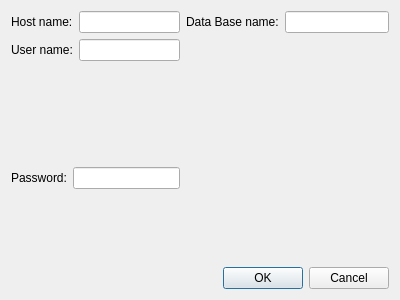
<?xml version="1.0" encoding="UTF-8"?>
<ui version="4.0">
 <class>DialogConnectionBDD</class>
 <widget class="QDialog" name="DialogConnectionBDD">
  <property name="geometry">
   <rect>
    <x>0</x>
    <y>0</y>
    <width>400</width>
    <height>300</height>
   </rect>
  </property>
  <property name="windowTitle">
   <string>Configurer Base de donnees</string>
  </property>
  <property name="modal">
   <bool>true</bool>
  </property>
  <layout class="QGridLayout" name="gridLayout">
   <item row="0" column="0" colspan="2">
    <layout class="QHBoxLayout" name="horizontalLayout">
     <item>
      <widget class="QLabel" name="label">
       <property name="text">
        <string>Host name:</string>
       </property>
      </widget>
     </item>
     <item>
      <widget class="QLineEdit" name="lineEdit_HostName"/>
     </item>
    </layout>
   </item>
   <item row="0" column="2">
    <layout class="QHBoxLayout" name="horizontalLayout_4">
     <item>
      <widget class="QLabel" name="label_4">
       <property name="text">
        <string>Data Base name:</string>
       </property>
      </widget>
     </item>
     <item>
      <widget class="QLineEdit" name="lineEdit_DBName"/>
     </item>
    </layout>
   </item>
   <item row="1" column="0" colspan="2">
    <layout class="QHBoxLayout" name="horizontalLayout_2">
     <item>
      <widget class="QLabel" name="label_2">
       <property name="text">
        <string>User name:</string>
       </property>
      </widget>
     </item>
     <item>
      <widget class="QLineEdit" name="lineEdit_UserName"/>
     </item>
    </layout>
   </item>
   <item row="2" column="0" rowspan="2" colspan="2">
    <layout class="QHBoxLayout" name="horizontalLayout_3">
     <item>
      <widget class="QLabel" name="label_3">
       <property name="text">
        <string>Password:</string>
       </property>
      </widget>
     </item>
     <item>
      <widget class="QLineEdit" name="lineEdit_Password">
       <property name="echoMode">
        <enum>QLineEdit::Password</enum>
       </property>
      </widget>
     </item>
    </layout>
   </item>
   <item row="3" column="1" colspan="2">
    <widget class="QDialogButtonBox" name="buttonBox">
     <property name="orientation">
      <enum>Qt::Horizontal</enum>
     </property>
     <property name="standardButtons">
      <set>QDialogButtonBox::Cancel|QDialogButtonBox::Ok</set>
     </property>
    </widget>
   </item>
  </layout>
 </widget>
 <resources/>
 <connections>
  <connection>
   <sender>buttonBox</sender>
   <signal>accepted()</signal>
   <receiver>DialogConnectionBDD</receiver>
   <slot>accept()</slot>
   <hints>
    <hint type="sourcelabel">
     <x>248</x>
     <y>254</y>
    </hint>
    <hint type="destinationlabel">
     <x>157</x>
     <y>274</y>
    </hint>
   </hints>
  </connection>
  <connection>
   <sender>buttonBox</sender>
   <signal>rejected()</signal>
   <receiver>DialogConnectionBDD</receiver>
   <slot>reject()</slot>
   <hints>
    <hint type="sourcelabel">
     <x>316</x>
     <y>260</y>
    </hint>
    <hint type="destinationlabel">
     <x>286</x>
     <y>274</y>
    </hint>
   </hints>
  </connection>
 </connections>
</ui>
